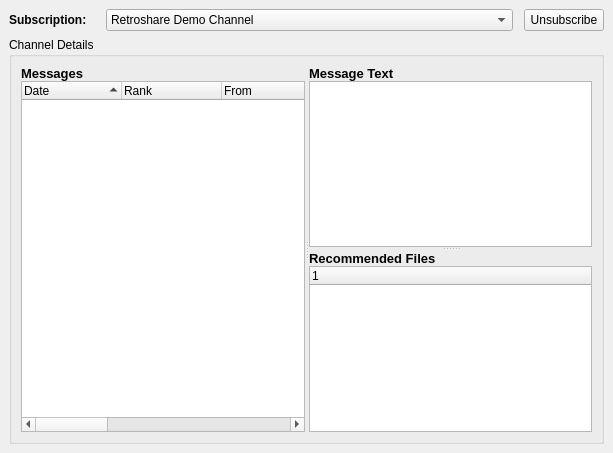
<ui version="4.0" >
 <class>MySubscriptionsDialog</class>
 <widget class="QWidget" name="MySubscriptionsDialog" >
  <property name="geometry" >
   <rect>
    <x>0</x>
    <y>0</y>
    <width>613</width>
    <height>453</height>
   </rect>
  </property>
  <property name="windowTitle" >
   <string>My Subscriptions</string>
  </property>
  <property name="windowIcon" >
   <iconset resource="../images.qrc" >:/images/channels.png</iconset>
  </property>
  <layout class="QGridLayout" >
   <property name="margin" >
    <number>9</number>
   </property>
   <property name="spacing" >
    <number>6</number>
   </property>
   <item row="1" column="0" >
    <widget class="QGroupBox" name="groupBox" >
     <property name="title" >
      <string>Channel Details</string>
     </property>
     <layout class="QGridLayout" >
      <property name="margin" >
       <number>9</number>
      </property>
      <property name="spacing" >
       <number>6</number>
      </property>
      <item row="0" column="0" >
       <widget class="QSplitter" name="splitter_2" >
        <property name="orientation" >
         <enum>Qt::Horizontal</enum>
        </property>
        <widget class="QWidget" name="layoutWidget" >
         <layout class="QGridLayout" >
          <property name="margin" >
           <number>0</number>
          </property>
          <property name="spacing" >
           <number>0</number>
          </property>
          <item row="0" column="0" >
           <widget class="QLabel" name="label_2" >
            <property name="text" >
             <string>&lt;html>&lt;head>&lt;meta name="qrichtext" content="1" />&lt;style type="text/css">
p, li { white-space: pre-wrap; }
&lt;/style>&lt;/head>&lt;body style=" font-family:'Arial'; font-size:8pt; font-weight:400; font-style:normal; text-decoration:none;">
&lt;p style=" margin-top:0px; margin-bottom:0px; margin-left:0px; margin-right:0px; -qt-block-indent:0; text-indent:0px;">&lt;span style=" font-size:10pt; font-weight:600;">Messages&lt;/span>&lt;/p>&lt;/body>&lt;/html></string>
            </property>
           </widget>
          </item>
          <item row="1" column="0" >
           <widget class="QTreeWidget" name="msgWidget" >
            <property name="contextMenuPolicy" >
             <enum>Qt::CustomContextMenu</enum>
            </property>
            <property name="sortingEnabled" >
             <bool>true</bool>
            </property>
            <property name="columnCount" >
             <number>10</number>
            </property>
            <column>
             <property name="text" >
              <string>Date</string>
             </property>
            </column>
            <column>
             <property name="text" >
              <string>Rank</string>
             </property>
            </column>
            <column>
             <property name="text" >
              <string>From</string>
             </property>
            </column>
            <column>
             <property name="text" >
              <string>Title</string>
             </property>
            </column>
            <column>
             <property name="text" >
              <string>Msg</string>
             </property>
            </column>
            <column>
             <property name="text" >
              <string>Count</string>
             </property>
            </column>
            <column>
             <property name="text" >
              <string>Size</string>
             </property>
            </column>
            <column>
             <property name="text" >
              <string>Type</string>
             </property>
            </column>
            <column>
             <property name="text" >
              <string>Rs[Cert/Chan]IdSize</string>
             </property>
            </column>
            <column>
             <property name="text" >
              <string>RsMsgId</string>
             </property>
            </column>
           </widget>
          </item>
         </layout>
        </widget>
        <widget class="QSplitter" name="splitter" >
         <property name="orientation" >
          <enum>Qt::Vertical</enum>
         </property>
         <widget class="QWidget" name="layoutWidget_2" >
          <layout class="QGridLayout" >
           <property name="margin" >
            <number>0</number>
           </property>
           <property name="spacing" >
            <number>0</number>
           </property>
           <item row="0" column="0" >
            <widget class="QLabel" name="label_3" >
             <property name="text" >
              <string>&lt;html>&lt;head>&lt;meta name="qrichtext" content="1" />&lt;style type="text/css">
p, li { white-space: pre-wrap; }
&lt;/style>&lt;/head>&lt;body style=" font-family:'Arial'; font-size:8pt; font-weight:400; font-style:normal; text-decoration:none;">
&lt;p style=" margin-top:0px; margin-bottom:0px; margin-left:0px; margin-right:0px; -qt-block-indent:0; text-indent:0px;">&lt;span style=" font-size:10pt; font-weight:600;">Message Text&lt;/span>&lt;/p>&lt;/body>&lt;/html></string>
             </property>
            </widget>
           </item>
           <item row="1" column="0" >
            <widget class="QTextBrowser" name="msgText" />
           </item>
          </layout>
         </widget>
         <widget class="QWidget" name="layoutWidget_3" >
          <layout class="QVBoxLayout" >
           <property name="margin" >
            <number>0</number>
           </property>
           <property name="spacing" >
            <number>0</number>
           </property>
           <item>
            <widget class="QLabel" name="label_4" >
             <property name="text" >
              <string>&lt;html>&lt;head>&lt;meta name="qrichtext" content="1" />&lt;style type="text/css">
p, li { white-space: pre-wrap; }
&lt;/style>&lt;/head>&lt;body style=" font-family:'Arial'; font-size:8pt; font-weight:400; font-style:normal; text-decoration:none;">
&lt;p style=" margin-top:0px; margin-bottom:0px; margin-left:0px; margin-right:0px; -qt-block-indent:0; text-indent:0px;">&lt;span style=" font-size:10pt; font-weight:600;">Recommended Files&lt;/span>&lt;/p>&lt;/body>&lt;/html></string>
             </property>
            </widget>
           </item>
           <item>
            <widget class="QTreeWidget" name="msgList" >
             <property name="contextMenuPolicy" >
              <enum>Qt::CustomContextMenu</enum>
             </property>
            </widget>
           </item>
          </layout>
         </widget>
        </widget>
       </widget>
      </item>
     </layout>
    </widget>
   </item>
   <item row="0" column="0" >
    <layout class="QHBoxLayout" >
     <property name="margin" >
      <number>0</number>
     </property>
     <property name="spacing" >
      <number>6</number>
     </property>
     <item>
      <widget class="QLabel" name="label" >
       <property name="text" >
        <string>&lt;html>&lt;head>&lt;meta name="qrichtext" content="1" />&lt;style type="text/css">
p, li { white-space: pre-wrap; }
&lt;/style>&lt;/head>&lt;body style=" font-family:'Sans Serif'; font-size:9pt; font-weight:400; font-style:normal; text-decoration:none;">
&lt;p style=" margin-top:0px; margin-bottom:0px; margin-left:0px; margin-right:0px; -qt-block-indent:0; text-indent:0px;">&lt;span style=" font-weight:600;">Subscription:&lt;/span> &lt;/p>&lt;/body>&lt;/html></string>
       </property>
      </widget>
     </item>
     <item>
      <spacer>
       <property name="orientation" >
        <enum>Qt::Horizontal</enum>
       </property>
       <property name="sizeHint" >
        <size>
         <width>10</width>
         <height>20</height>
        </size>
       </property>
      </spacer>
     </item>
     <item>
      <widget class="QComboBox" name="comboBox" >
       <property name="sizePolicy" >
        <sizepolicy>
         <hsizetype>7</hsizetype>
         <vsizetype>0</vsizetype>
         <horstretch>1</horstretch>
         <verstretch>0</verstretch>
        </sizepolicy>
       </property>
       <property name="minimumSize" >
        <size>
         <width>300</width>
         <height>0</height>
        </size>
       </property>
       <item>
        <property name="text" >
         <string>Retroshare Demo Channel</string>
        </property>
        <property name="icon" >
         <iconset resource="../images.qrc" >:/images/rstray3.png</iconset>
        </property>
       </item>
      </widget>
     </item>
     <item>
      <spacer>
       <property name="orientation" >
        <enum>Qt::Horizontal</enum>
       </property>
       <property name="sizeHint" >
        <size>
         <width>5</width>
         <height>20</height>
        </size>
       </property>
      </spacer>
     </item>
     <item>
      <widget class="QPushButton" name="pushButton" >
       <property name="text" >
        <string>Unsubscribe</string>
       </property>
       <property name="icon" >
        <iconset resource="../images.qrc" >:/images/deletemail24.png</iconset>
       </property>
      </widget>
     </item>
    </layout>
   </item>
  </layout>
 </widget>
 <resources>
  <include location="../images.qrc" />
 </resources>
 <connections/>
</ui>
